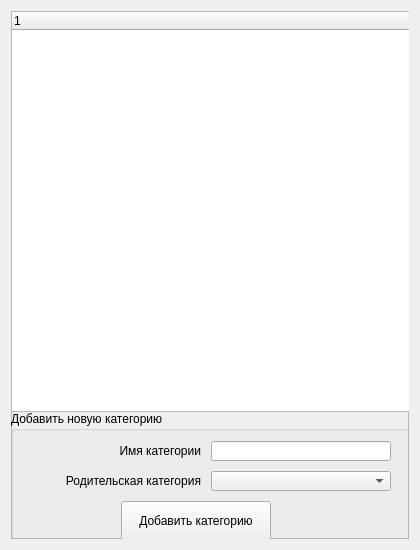
<?xml version="1.0" encoding="UTF-8"?>
<ui version="4.0">
 <class>category_widget</class>
 <widget class="QWidget" name="category_widget">
  <property name="geometry">
   <rect>
    <x>0</x>
    <y>0</y>
    <width>420</width>
    <height>550</height>
   </rect>
  </property>
  <property name="minimumSize">
   <size>
    <width>420</width>
    <height>550</height>
   </size>
  </property>
  <property name="windowTitle">
   <string>Category</string>
  </property>
  <layout class="QVBoxLayout" name="verticalLayout_2">
   <item>
    <widget class="QFrame" name="frame">
     <property name="frameShape">
      <enum>QFrame::StyledPanel</enum>
     </property>
     <property name="frameShadow">
      <enum>QFrame::Raised</enum>
     </property>
     <widget class="QTreeWidget" name="tree_category">
      <property name="geometry">
       <rect>
        <x>0</x>
        <y>0</y>
        <width>401</width>
        <height>401</height>
       </rect>
      </property>
      <column>
       <property name="text">
        <string notr="true">1</string>
       </property>
      </column>
     </widget>
     <widget class="QGroupBox" name="groupBox">
      <property name="geometry">
       <rect>
        <x>0</x>
        <y>400</y>
        <width>401</width>
        <height>131</height>
       </rect>
      </property>
      <property name="title">
       <string>Добавить новую категорию</string>
      </property>
      <widget class="QLabel" name="lbl_name">
       <property name="geometry">
        <rect>
         <x>10</x>
         <y>30</y>
         <width>180</width>
         <height>20</height>
        </rect>
       </property>
       <property name="text">
        <string>Имя категории</string>
       </property>
       <property name="alignment">
        <set>Qt::AlignRight|Qt::AlignTrailing|Qt::AlignVCenter</set>
       </property>
      </widget>
      <widget class="QLabel" name="lbl_parent">
       <property name="geometry">
        <rect>
         <x>10</x>
         <y>60</y>
         <width>180</width>
         <height>20</height>
        </rect>
       </property>
       <property name="text">
        <string>Родительская категория</string>
       </property>
       <property name="alignment">
        <set>Qt::AlignRight|Qt::AlignTrailing|Qt::AlignVCenter</set>
       </property>
      </widget>
      <widget class="QLineEdit" name="led_name">
       <property name="geometry">
        <rect>
         <x>200</x>
         <y>30</y>
         <width>180</width>
         <height>20</height>
        </rect>
       </property>
      </widget>
      <widget class="QComboBox" name="cmb_category">
       <property name="geometry">
        <rect>
         <x>200</x>
         <y>60</y>
         <width>180</width>
         <height>20</height>
        </rect>
       </property>
      </widget>
      <widget class="QPushButton" name="pb_add_category">
       <property name="geometry">
        <rect>
         <x>110</x>
         <y>90</y>
         <width>150</width>
         <height>40</height>
        </rect>
       </property>
       <property name="text">
        <string>Добавить категорию</string>
       </property>
      </widget>
     </widget>
    </widget>
   </item>
  </layout>
 </widget>
 <resources/>
 <connections/>
</ui>
